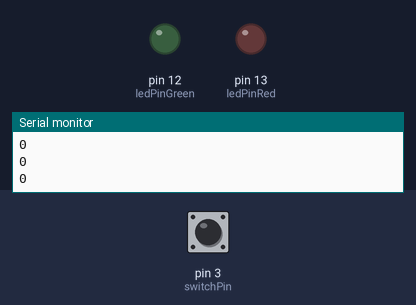
This sketch was run on a simulated Arduino Uno, built with avr-gcc and run on an emulated ATmega328P. Parts: output pins drawn as LEDs (lit = HIGH), the last lines printed to the serial monitor. The inputs (shaded band) are chosen by the test bench; at power-on: pin 3 (switchPin) LOW.

Above: at 1.2 s.
1.3 s: pin 3 (switchPin) pulled HIGH for 0.15 s
At 1.37 s:
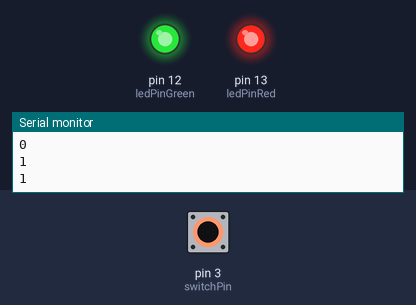
2.9 s: pin 3 (switchPin) pulled HIGH for 3.2 s
At 7.1 s:
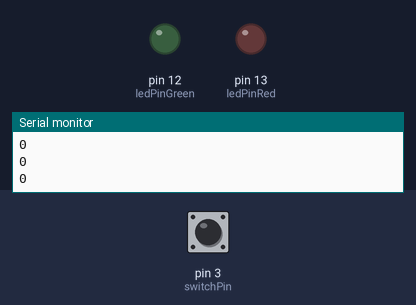
Timing chart, 0 to 8.6 s (numbered marks = the images above; inputs shaded):
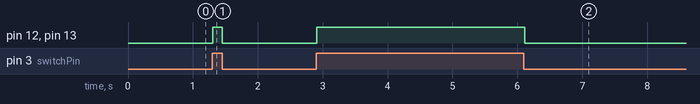

The sketch:

sequence1_project2.ino
```cpp
const int switchPin = 3;
const int ledPinRed = 13;
const int ledPinGreen = 12;
int switchState = 0;
void setup() {
  pinMode(ledPinRed, OUTPUT);
  pinMode(ledPinGreen, OUTPUT);
  pinMode(switchPin, INPUT);
  Serial.begin(9600);
}

void loop() {
  delay(50);
  switchState = digitalRead(switchPin);
  Serial.println(switchState);
  if(switchState == HIGH) {
    digitalWrite(ledPinRed, HIGH);
    digitalWrite(ledPinGreen, HIGH);
    analogWrite(ledPinGreen, 135);
    analogWrite(ledPinRed, 155);
  }
  else {
    digitalWrite(ledPinRed, LOW);
    digitalWrite(ledPinGreen, LOW);
  }

}
```

Measured:
- after the input at 1.3 s, pin 12 (ledPinGreen), pin 13 (ledPinRed): LOW → HIGH at once, → LOW 0.15 s later
- after the input at 2.9 s, pin 12 (ledPinGreen), pin 13 (ledPinRed): LOW → HIGH at once, → LOW 3.2 s later
